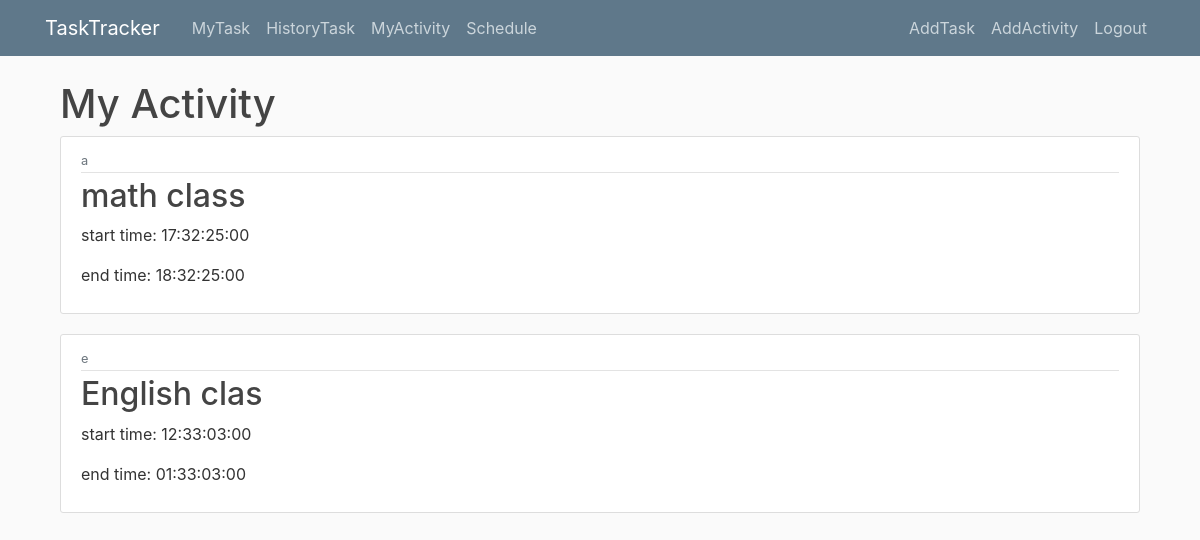
Page /activity/ (signed in) on the earlier database version.
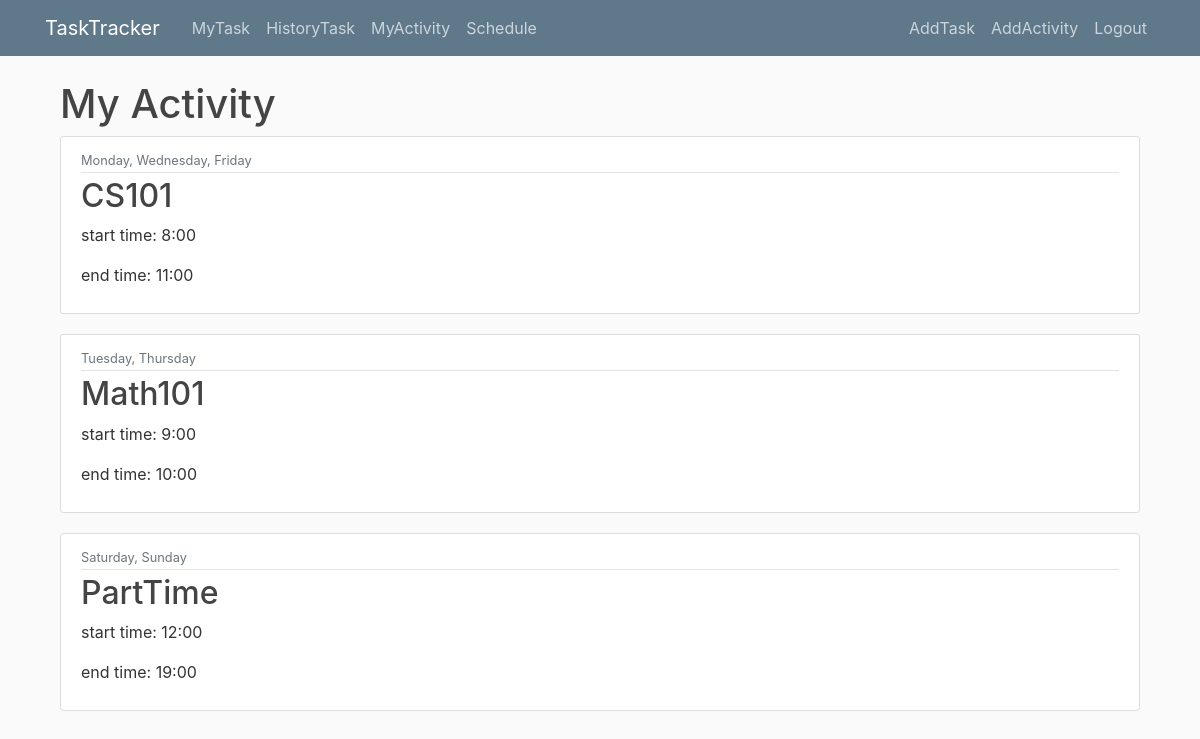
Same page on the later database version.
### main/models.py (models this page shows, shortened)
class Activity(models.Model):
    MY_CHOICES = (
        ('Mon', 'Monday'),
        ('Tue', 'Tuesday'),
        ('Wed', 'Wednesday'),
        ('Thu', 'Thursday'),
        ('Fri', 'Friday'),
        ('Sat', 'Saturday'),
        ('Sun', 'Sunday'),
    )
    activityname= models.CharField(max_length=100)
    starttime= models.PositiveIntegerField()
    endtime= models.PositiveIntegerField()
    repeat = MultiSelectField(choices=MY_CHOICES)
    activityuser =models.ForeignKey(User, on_delete=models.CASCADE)
    objects = models.Manager()

### main/views.py (the view)
# urls.py: path('activity/', ActivityListView.as_view(),name='main-activity'),
class ActivityListView(ListView):
    model = Activity
    template_name='main/activity.html'
    context_object_name = 'activitys'

### main/templates/main/activity.html
{% extends "main/base.html" %}
{% block content %}
<main role="main" class="container">
{% if user.is_authenticated %}
<h1>My Activity</h1>
{% for activity in activitys %}
{% if activity.activityuser == user%}
<article class="media content-section">
  <div class="media-body">
    <div class="article-metadata">
      <small class="text-muted">{{ activity.repeat }}</small>
    </div>
    <h2><a class="article-title" href="{% url 'activity-detail' activity.id %}">{{ activity.activityname }}</a></h2>
    <p class="article-content">start time: {{ activity.starttime }}:00</p>
    <p class="article-content">end time: {{ activity.endtime }}:00</p>
  </div>
</article>
{% endif %}
{% endfor %}
{% else %}
  <h1>Welcome</h1>
  <h2>Please Login first!!</h2>
{% endif %}
{% endblock content %}

### main/templates/main/base.html (shortened to what this page needs)
{% load static %}
<!DOCTYPE html>
<html>
<head>
    <link rel="stylesheet" href="https://maxcdn.bootstrapcdn.com/bootstrap/4.0.0/css/bootstrap.min.css">
    <link rel="stylesheet" type="text/css" href="{% static 'main/main.css' %}">
</head>
<body>
    <header class="site-header">
      <nav class="navbar navbar-expand-md navbar-dark bg-steel fixed-top">
        <div class="container">
          <a class="navbar-brand mr-4" href="{% url 'main-home' %}">TaskTracker</a>
          <div class="collapse navbar-collapse" id="navbarToggle">
            <div class="navbar-nav mr-auto">
              <a class="nav-item nav-link" href="{% url 'main-home' %}">MyTask</a>
              <a class="nav-item nav-link" href="{% url 'main-donetask' %}">HistoryTask</a>
              <a class="nav-item nav-link" href="{% url 'main-activity' %}">MyActivity</a>
              <a class="nav-item nav-link" href="{% url 'schedule'%}">Schedule</a>
            </div>
            <div class="navbar-nav">
              {% if user.is_authenticated %}
              <a class="nav-item nav-link" href="{% url 'task-create'%}">AddTask</a>
              <a class="nav-item nav-link" href="{% url 'activity-create'%}">AddActivity</a>
              <a class="nav-item nav-link" href="{% url 'logout'%}">Logout</a>
              {% else %}
              <a class="nav-item nav-link" href="{% url 'login'%}">Login</a>
              <a class="nav-item nav-link" href="{% url 'register'%}">Register</a>
              {% endif %}
            </div>
          </div>
        </div>
      </nav>
    </header>
    <main role="main" class="container">
      <div class="row">
        <div class="col-md-12">
          {% block content %}{% endblock %}
        </div>
    </main>
</body>
</html>

### main/static/main/main.css (style rules this page uses)
body { background: #fafafa; color: #333333; margin-top: 5rem; }
h1, h2, h3, h4, h5, h6 { color: #444444; }
.bg-steel { background-color: #5f788a; }
.site-header .navbar-nav .nav-link { color: #cbd5db; }
.content-section { background: #ffffff; padding: 10px 20px; border: 1px solid #dddddd; border-radius: 3px; margin-bottom: 20px; }
.article-title { color: #444444; }
.article-content { white-space: pre-line; }
.article-metadata { padding-bottom: 1px; margin-bottom: 4px; border-bottom: 1px solid #e3e3e3 }

Differences in the rows shown:
removed Activity: repeat "a", activityname "math class", starttime "17:32:25", endtime "18:32:25"
removed Activity: repeat "e", activityname "English clas", starttime "12:33:03", endtime "01:33:03"
added Activity: repeat "Monday, Wednesday, Friday", activityname "CS101", starttime "8", endtime "11"
added Activity: repeat "Tuesday, Thursday", activityname "Math101", starttime "9", endtime "10"
added Activity: repeat "Saturday, Sunday", activityname "PartTime", starttime "12", endtime "19"
